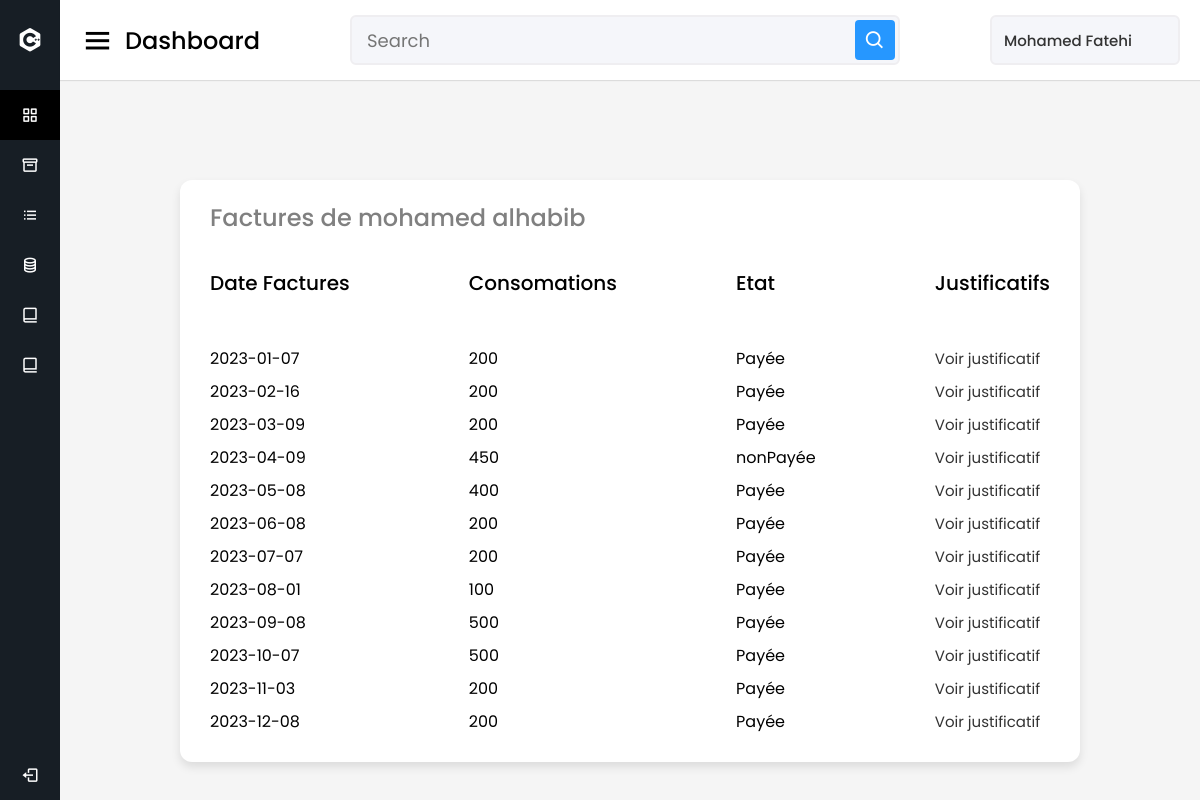
Page /clients/clientDashboard.php?success=1 (signed in) on the committed database.
### tables this page shows
CREATE TABLE `facture` (
  `idFacture` int(11) NOT NULL,
  `idClient` int(11) NOT NULL,
  `consommation` float NOT NULL,
  `dateFacture` date NOT NULL,
  `prixHT` float NOT NULL,
  `prixTTC` float NOT NULL,
  `adresseImg` text NOT NULL,
  `Etat` text NOT NULL DEFAULT 'nonPayée',
  `statut` text NOT NULL,
  `Année` year(4) NOT NULL DEFAULT current_timestamp()
);

### clients/clientDashboard.php (the view, shortened to what this page needs)
<?php
if (!isset($_SESSION['connect'])) {
  header('location: LoginAsAClient.php');
  exit;
} else {
  $idClient = $_SESSION['idClient'];
  require("../commun/connexion.php");
  $requete = $db->prepare('SELECT count(*) as count, c.fullName  FROM facture f INNER JOIN clients as c ON f.idClient = c.idClient WHERE f.idClient = ?');
  $requete->execute(array($idClient));
  while ($result = $requete->fetch()) {
    $fullName        = $result['fullName'];
  }
}
?>
<!DOCTYPE html>
<html lang="en" dir="ltr">
<head>
  <link href='https://unpkg.com/boxicons@2.0.7/css/boxicons.min.css' rel='stylesheet'>
  <link rel="stylesheet" href="..\css\facturesVerification.css?v=<?php echo time(); ?>">
  <link href='https://unpkg.com/boxicons@2.0.7/css/boxicons.min.css' rel='stylesheet'>
</head>
<?php require("navBarClient.php"); ?>
<div class="home-content">
  <div class="sales-boxes">
    <div class="recent-sales box">
      <div class="title">Factures de <?php echo $fullName; ?></div> <br>
      <div class="sales-details">
        <ul class="details">
          <li class="topic">Date Factures </li>
          <?php
          $annee = date('Y');
          $requete = $db->prepare('SELECT dateFacture FROM facture where idClient =? AND Année =? order by dateFacture');
          $requete->execute(array($idClient, $annee));
          while ($result = $requete->fetch()) {
            $dateFacture   =   $result['dateFacture'];
          ?>
            <li> <?php echo  $dateFacture; ?> </li>
          <?php
          }
          ?>
        </ul>
        <ul class="details">
          <li class="topic">Consomations</li>
          <?php
          $requete = $db->prepare('SELECT consommation FROM facture where idClient =?  AND Année =? order by dateFacture');
          $requete->execute(array($idClient, $annee));
          while ($result = $requete->fetch()) {
            $consommation  = $result['consommation'];
          ?>
            <li><?php echo $consommation; ?></li>
          <?php
          }
          ?>
        </ul>
        <ul class="details">
          <li class="topic">Etat</li>
          <?php
          $requete = $db->prepare('SELECT Etat FROM facture where idClient =? AND Année =? order by dateFacture');
          $requete->execute(array($idClient, $annee));
          while ($result = $requete->fetch()) {
            $etat  = $result['Etat'];
          ?>
            <li><?php echo $etat; ?></li>
          <?php
          }
          ?>
        </ul>
        <ul class="details">
          <li class="topic">Justificatifs</li>
          <?php
          $requete = $db->prepare('SELECT adresseImg FROM facture WHERE idClient = ?  AND Année =? order by dateFacture');
          $requete->execute(array($idClient, $annee));
          while ($result = $requete->fetch()) {
            $adresseImg   = $result['adresseImg'];
            echo  '<li> <a style="font-size : 15px;" href="' . $adresseImg . '"> Voir justificatif </a> </li>';
          }
          ?>
        </ul>
      </div>
    </div>
  </div>
</div>
</section>
</body>
</html>

### clients/navBarCLient.php (shortened to what this page needs)
<body>
    <div class="sidebar">
        <div class="logo-details">
            <i class='bx bxl-c-plus-plus'></i>
            <span class="logo_name">L'YDEC</span>
        </div>
        <ul class="nav-links">
            <li>
                <a href="clientDashboard.php" class="active">
                    <i class='bx bx-grid-alt'></i>
                    <span class="links_name">Dashboard</span>
                </a>
            </li>
            <li>
                <a href="../commun/index.php">
                    <i class='bx bx-box'></i>
                    <span class="links_name">Home</span>
                </a>
            </li>
            <li>
                <a href="ClientSettings.php">
                    <i class='bx bx-list-ul'></i>
                    <span class="links_name">Settings</span>
                </a>
            </li>
            <li>
                <a href="reclamation.php">
                    <i class='bx bx-coin-stack'></i>
                    <span class="links_name">Reclamation</span>
                </a>
            </li>
            <li>
                <a href="saisieFacture.php">
                    <i class='bx bx-book-alt'></i>
                    <span class="links_name">Saisir une facture</span>
                </a>
            </li>
            <li>
                <a href="payementFacture.php">
                    <i class='bx bx-book-alt'></i>
                    <span class="links_name">Payement</span>
                </a>
            </li>
            <li class="log_out">
                <a href="../commun/log_out.php">
                    <i class='bx bx-log-out'></i>
                    <span class="links_name">Log out</span>
                </a>
            </li>
        </ul>
    </div>
    <section class="home-section">
        <nav>
            <div class="sidebar-button">
                <i class='bx bx-menu sidebarBtn'></i>
                <span class="dashboard">Dashboard</span>
            </div>
            <div class="search-box">
                <input type="text" placeholder="Search">
                <i class='bx bx-search'></i>
            </div>
            <div class="profile-details">
                <a href="ClientSettings.php"> <span class="admin_name">Mohamed Fatehi</span> </a>
            </div>
        </nav>

### css/facturesVerification.css (style rules this page uses)
* { margin: 0; padding: 0; box-sizing: border-box; font-family: 'Poppins', sans-serif; }
.sidebar { position: fixed; height: 100%; width: 240px; background: #171E25; transition: all 0.5s ease; }
.sidebar .logo-details { height: 80px; display: flex; align-items: center; }
.sidebar .logo-details i { font-size: 28px; font-weight: 500; color: #fff; min-width: 60px; text-align: center }
.sidebar .logo-details .logo_name { color: #fff; font-size: 24px; font-weight: 500; }
.sidebar .nav-links { margin-top: 10px; }
.sidebar .nav-links li { position: relative; list-style: none; height: 50px; }
.sidebar .nav-links li a { height: 100%; width: 100%; display: flex; align-items: center; text-decoration: none; transition: all 0.4s ease; }
.sidebar .nav-links li a.active { background: black; }
.sidebar .nav-links li i { min-width: 60px; text-align: center; font-size: 18px; color: #fff; }
.sidebar .nav-links li a .links_name { color: #fff; font-size: 15px; font-weight: 400; white-space: nowrap; }
.sidebar .nav-links .log_out { position: absolute; bottom: 0; width: 100%; }
.home-section { position: relative; background: #f5f5f5; min-height: 100vh; width: calc(100% - 240px); left: 240px; transition: all 0.5s ease; }
.home-section nav { display: flex; justify-content: space-between; height: 80px; background: #fff; display: flex; align-items: center; position: fixed; width: calc(100% - 240px); left: 240px; z-index: 100; padding: 0 20px; box-shadow: 0 1px 1px rgba(0, 0, 0, 0.1); transition: all 0.5s ease; }
.home-section nav .sidebar-button { display: flex; align-items: center; font-size: 24px; font-weight: 500; }
nav .sidebar-button i { font-size: 35px; margin-right: 10px; }
.home-section nav .search-box { position: relative; height: 50px; max-width: 550px; width: 100%; margin: 0 20px; }
nav .search-box input { height: 100%; width: 100%; outline: none; background: #F5F6FA; border: 2px solid #EFEEF1; border-radius: 6px; font-size: 18px; padding: 0 15px; }
nav .search-box .bx-search { position: absolute; height: 40px; width: 40px; background: #2697FF; right: 5px; top: 50%; transform: translateY(-50%); border-radius: 4px; line-height: 40px; text-align: center; color: #fff; font-size: 22px; transition: all 0.4 ease; }
.home-section nav .profile-details { display: flex; align-items: center; background: #F5F6FA; border: 2px solid #EFEEF1; border-radius: 6px; height: 50px; min-width: 190px; padding: 0 15px 0 2px; }
.profile-details a { text-decoration: none; }
nav .profile-details .admin_name { font-size: 15px; font-weight: 500; color: #333; margin: 0 10px; white-space: nowrap; }
.home-section .home-content { position: relative; padding-top: 180px; }
.title { color: grey; font-size: 18px; }
.home-content .sales-boxes { display: flex; justify-content: space-between; padding: 0 100px; }
.home-content .sales-boxes .recent-sales { width: 100%; background: #fff; padding: 20px 30px; margin: 0 20px; border-radius: 12px; box-shadow: 0 5px 10px rgba(0, 0, 0, 0.1); }
.home-content .sales-boxes .sales-details { display: flex; align-items: center; justify-content: space-between; }
.sales-boxes .box .title { font-size: 24px; font-weight: 500; }
.sales-boxes .sales-details li.topic { font-size: 20px; font-weight: 500; height :70px; }
.sales-boxes .sales-details li { list-style: none; margin: 8px 0; }
.sales-boxes .sales-details li a { font-size: 18px; color: #333; font-size: 400; text-decoration: none; }
@media (max-width: 1240px) { .sidebar { width: 60px; } }
@media (max-width: 1240px) { .home-section { width: calc(100% - 60px); left: 60px; } }
@media (max-width: 1240px) { .home-section nav { width: calc(100% - 60px); left: 60px; } }

### rows in the picture
facture: dateFacture "2023-01-07"
facture: dateFacture "2023-02-16"
facture: dateFacture "2023-03-09"
facture: dateFacture "2023-04-09"
facture: dateFacture "2023-05-08"
facture: dateFacture "2023-06-08"
facture: dateFacture "2023-07-07"
facture: dateFacture "2023-08-01"
facture: dateFacture "2023-09-08"
facture: dateFacture "2023-10-07"
facture: dateFacture "2023-11-03"
facture: dateFacture "2023-12-08"

### other values in the picture
$fullName "mohamed alhabib"
$consommation "200"
$consommation "450"
$consommation "400"
$consommation "100"
$consommation "500"
$etat "Payée"
$etat "nonPayée"
